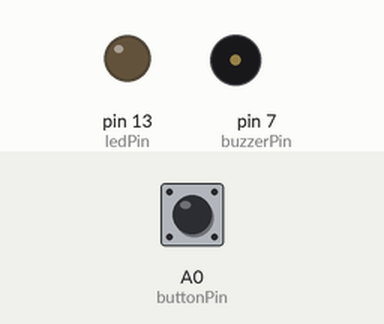
Recording of a sketch running on a simulated Arduino Uno, built with avr-gcc and run on an emulated ATmega328P. On the bench: output pins drawn as LEDs (lit = HIGH), buzzer (waves = sounding). Dashed ring = blinking. Inputs (shaded band) come from the test bench; at power-on: A0 (buttonPin) LOW.

Above: at 1.2 s.
1.3 s: A0 (buttonPin) pulled HIGH for 0.15 s
At 2.6 s:
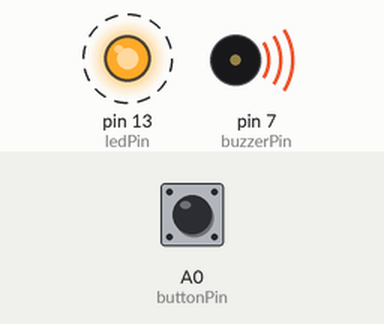
4.4 s: A0 (buttonPin) pulled HIGH for 1 s
6.9 s: A0 (buttonPin) pulled HIGH for 3.2 s
At 7.5 s:
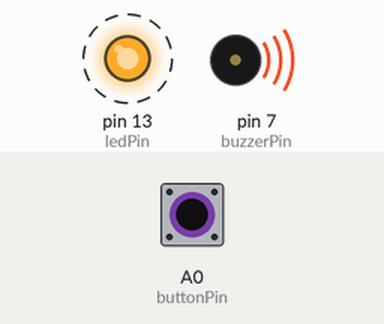
Timing chart, 0 to 17.6 s (numbered marks = the images above; inputs shaded):
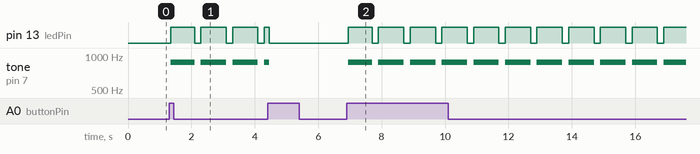

Measured:
- after the input at 1.3 s, pin 13 (ledPin): alternates HIGH for 0.80 s and LOW for 0.20 s, starting after 0.05 s; tone on pin 7 (buzzerPin): alternates 880 Hz for 0.80 s and silent for 0.20 s, starting after 0.05 s
- after the input at 6.9 s, pin 13 (ledPin): alternates HIGH for 0.80 s and LOW for 0.20 s, starting after 0.05 s; tone on pin 7 (buzzerPin): alternates 880 Hz for 0.80 s and silent for 0.20 s, starting after 0.05 s

The sketch:

12_21_25_SPRINT_2_PROJECT_RED_NOSE_ARDUINO.ino
```cpp
#define NOTE_B0  31
#define NOTE_C1  33
#define NOTE_CS1 35
#define NOTE_D1  37
#define NOTE_DS1 39
#define NOTE_E1  41
#define NOTE_F1  44
#define NOTE_FS1 46
#define NOTE_G1  49
#define NOTE_GS1 52
#define NOTE_A1  55
#define NOTE_AS1 58
#define NOTE_B1  62
#define NOTE_C2  65
#define NOTE_CS2 69
#define NOTE_D2  73
#define NOTE_DS2 78
#define NOTE_E2  82
#define NOTE_F2  87
#define NOTE_FS2 93
#define NOTE_G2  98
#define NOTE_GS2 104
#define NOTE_A2  110
#define NOTE_AS2 117
#define NOTE_B2  123
#define NOTE_C3  131
#define NOTE_CS3 139
#define NOTE_D3  147
#define NOTE_DS3 156
#define NOTE_E3  165
#define NOTE_F3  175
#define NOTE_FS3 185
#define NOTE_G3  196
#define NOTE_GS3 208
#define NOTE_A3  220
#define NOTE_AS3 233
#define NOTE_B3  247
#define NOTE_C4  262
#define NOTE_CS4 277
#define NOTE_D4  294
#define NOTE_DS4 311
#define NOTE_E4  330
#define NOTE_F4  349
#define NOTE_FS4 370
#define NOTE_G4  392
#define NOTE_GS4 415
#define NOTE_A4  440
#define NOTE_AS4 466
#define NOTE_B4  494
#define NOTE_C5  523
#define NOTE_CS5 554
#define NOTE_D5  587
#define NOTE_DS5 622
#define NOTE_E5  659
#define NOTE_F5  698
#define NOTE_FS5 740
#define NOTE_G5  784
#define NOTE_GS5 831
#define NOTE_A5  880
#define NOTE_AS5 932
#define NOTE_B5  988
#define NOTE_C6  1047
#define NOTE_CS6 1109
#define NOTE_D6  1175
#define NOTE_DS6 1245
#define NOTE_E6  1319
#define NOTE_F6  1397
#define NOTE_FS6 1480
#define NOTE_G6  1568
#define NOTE_GS6 1661
#define NOTE_A6  1760
#define NOTE_AS6 1865
#define NOTE_B6  1976
#define NOTE_C7  2093
#define NOTE_CS7 2217
#define NOTE_D7  2349
#define NOTE_DS7 2489
#define NOTE_E7  2637
#define NOTE_F7  2794
#define NOTE_FS7 2960
#define NOTE_G7  3136
#define NOTE_GS7 3322
#define NOTE_A7  3520
#define NOTE_AS7 3729
#define NOTE_B7  3951
#define NOTE_C8  4186
#define NOTE_CS8 4435
#define NOTE_D8  4699
#define NOTE_DS8 4978
#define REST 0


/*
 Use two if statements with millis(). One for the Total Cycle (1000ms) and one for the Sound Duration (800ms).
*/

const int buttonPin = A0;
const int ledPin = 13;
const int buzzerPin = 7;

int buttonState = LOW;
int ledState = LOW;
int previousButtonState = LOW;

unsigned long lastTime = 0;

int interval = 1000;
int sound_interval = 800;

bool playing = false;


void setup() {
  pinMode(buttonPin, INPUT);
  pinMode(ledPin, OUTPUT);
  pinMode(buzzerPin, OUTPUT);

}

void loop(){
  buttonState = digitalRead(buttonPin);
  unsigned long time = millis();
  int note = NOTE_A5;
  if (buttonState == HIGH && previousButtonState == LOW) {
    playing = !playing;
    delay(50);
  }

  if (playing) {
    if (time - lastTime >= interval) {
      lastTime = time;
    }

    if (time - lastTime <= sound_interval) {
      ledState = HIGH;
      digitalWrite(ledPin, ledState);
      tone(buzzerPin, note);
    }

    else {
      ledState = LOW;
      digitalWrite(ledPin, ledState);
      noTone(buzzerPin);
    }

  }

  else {
    noTone(buzzerPin);
    ledState = LOW;
    digitalWrite(ledPin, ledState);

  }
  previousButtonState = buttonState;

}
```
